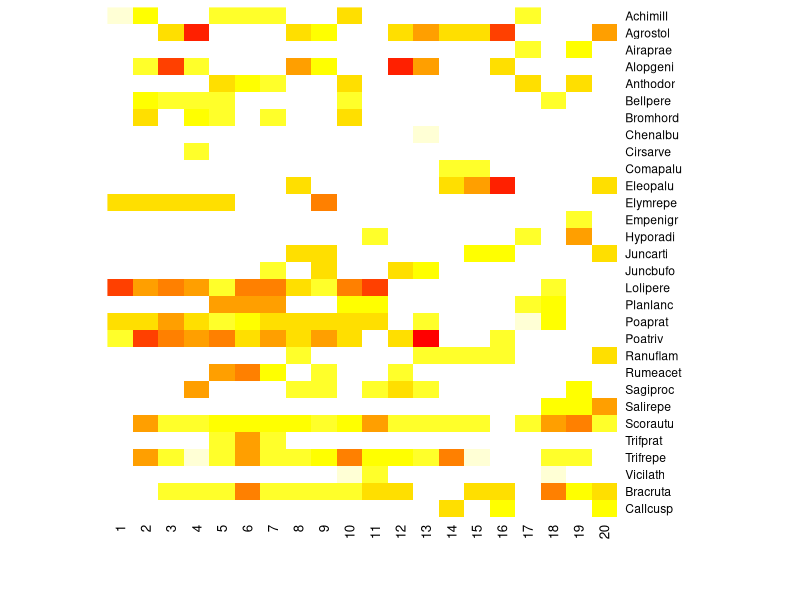
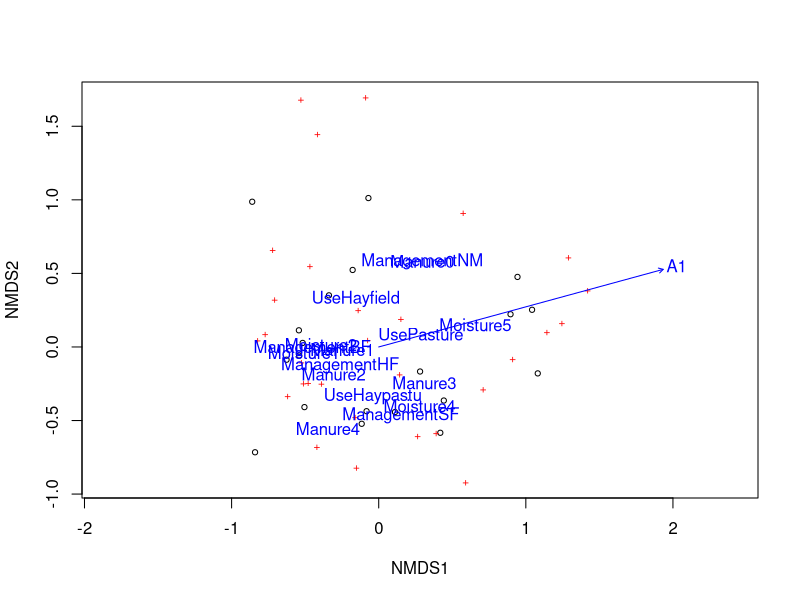
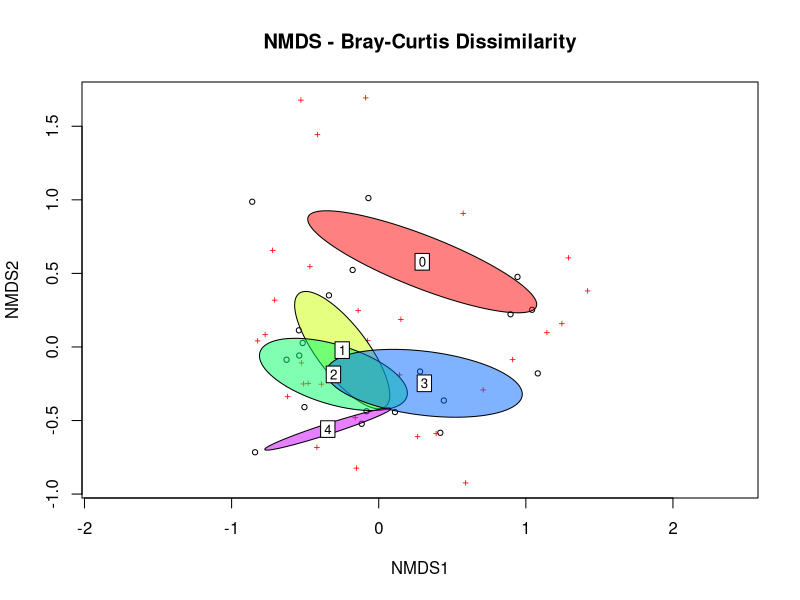
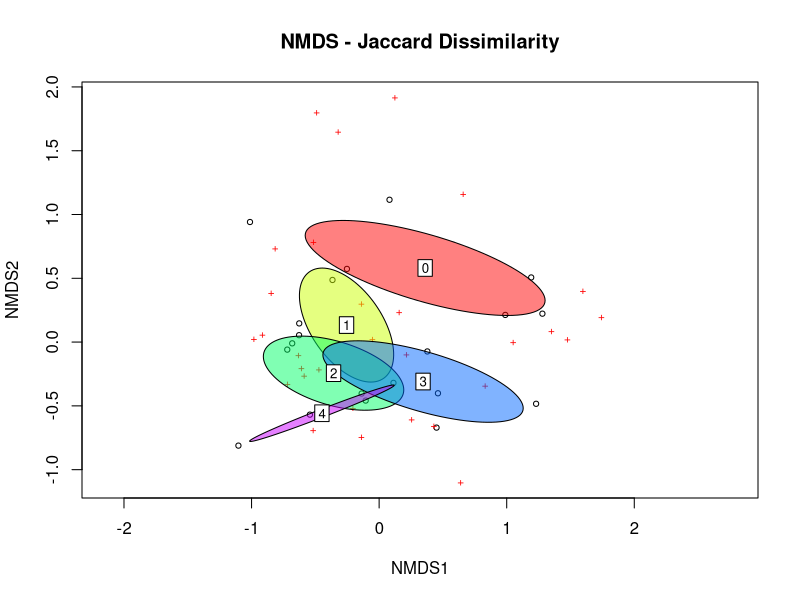
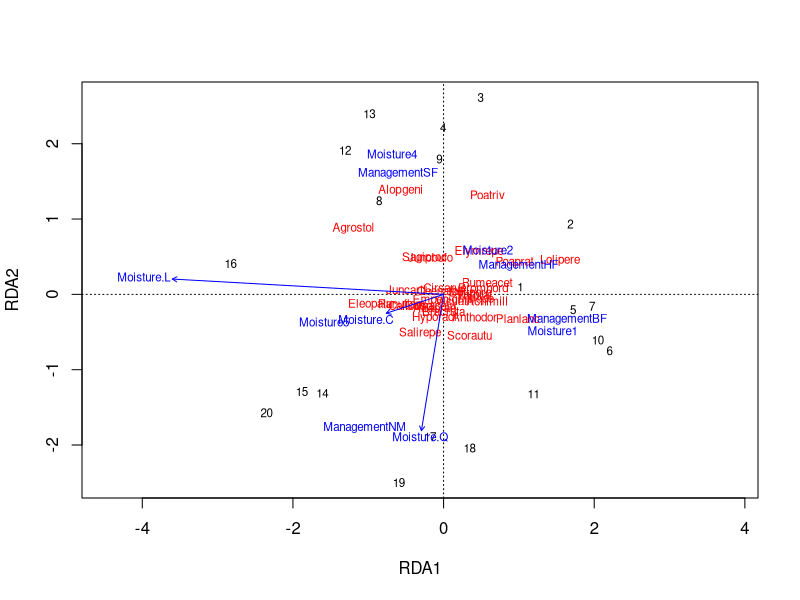

Write the R code that produced these figures, in order.
## ---- chunk 1
knitr::opts_chunk$set(echo = TRUE)
## ---- chunk 2
library(vegan)

data(dune)
data(dune.env)

dim(dune) # 20 samples, 30 species
dim(dune.env) # 20 samples, 5 attributes

sort(colMeans(dune), decreasing = TRUE)
## ---- chunk 3
tabasco(dune)
## ---- chunk 4
# Running unconstrained ordination
my_nmds <- metaMDS(dune, distance = "bray")
ordiplot(my_nmds)

# Adding environmental variables
env_vecs <- envfit(my_nmds, env = dune.env)
env_vecs
plot(env_vecs)
## ---- chunk 5
nmds_bray <- metaMDS(dune, distance = "bray", trace = FALSE)
ordiplot(nmds_bray, main = "NMDS - Bray-Curtis Dissimilarity")
ordiellipse(nmds_bray, 
            dune.env$Manure, 
            col = rainbow(5),
            draw = "polygon", 
            label = TRUE)

nmds_jacc <- metaMDS(dune, distance = "jaccard", binary = TRUE, trace = FALSE)
ordiplot(nmds_jacc, main = "NMDS - Jaccard Dissimilarity")
ordiellipse(nmds_jacc, 
            dune.env$Manure, 
            col = rainbow(5), 
            draw = "polygon", 
            label = TRUE)
## ---- chunk 6
myrda <- rda(dune ~ ., dune.env)
## ---- chunk 7

## ---- chunk 8
ordifinal <- ordistep(myrda)
## ---- chunk 9
plot(ordifinal)
